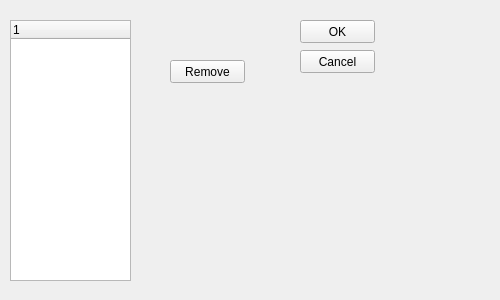
<?xml version="1.0" encoding="UTF-8"?>
<ui version="4.0">
 <class>OptionsWindow</class>
 <widget class="QWidget" name="OptionsWindow">
  <property name="geometry">
   <rect>
    <x>0</x>
    <y>0</y>
    <width>500</width>
    <height>300</height>
   </rect>
  </property>
  <property name="minimumSize">
   <size>
    <width>500</width>
    <height>200</height>
   </size>
  </property>
  <property name="windowTitle">
   <string>Jelyazka Options</string>
  </property>
  <widget class="QTreeWidget" name="treeWidget">
   <property name="geometry">
    <rect>
     <x>10</x>
     <y>20</y>
     <width>121</width>
     <height>261</height>
    </rect>
   </property>
   <column>
    <property name="text">
     <string notr="true">1</string>
    </property>
   </column>
  </widget>
  <widget class="QPushButton" name="removeButton">
   <property name="geometry">
    <rect>
     <x>170</x>
     <y>60</y>
     <width>75</width>
     <height>23</height>
    </rect>
   </property>
   <property name="text">
    <string>Remove</string>
   </property>
  </widget>
  <widget class="QPushButton" name="okButton">
   <property name="geometry">
    <rect>
     <x>300</x>
     <y>20</y>
     <width>75</width>
     <height>23</height>
    </rect>
   </property>
   <property name="text">
    <string>OK</string>
   </property>
  </widget>
  <widget class="QPushButton" name="cancelButton">
   <property name="geometry">
    <rect>
     <x>300</x>
     <y>50</y>
     <width>75</width>
     <height>23</height>
    </rect>
   </property>
   <property name="text">
    <string>Cancel</string>
   </property>
  </widget>
 </widget>
 <resources/>
 <connections/>
</ui>
